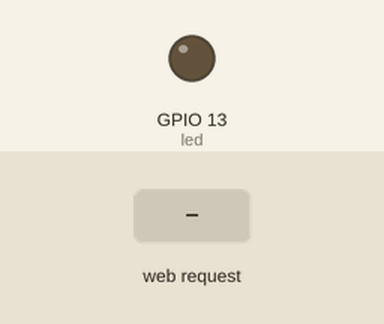
Recording of a sketch running on a simulated ESP8266 (NodeMCU). On the bench: output pins drawn as LEDs (lit = HIGH). The test bench sets the inputs (shaded band). WiFi joins after 1.5 s; servers stay silent unless stated; what the sketch prints to the serial monitor is not drawn.

Above: at 2.7 s.
2.8 s: HTTP request GET /led_on received
At 4.0 s:
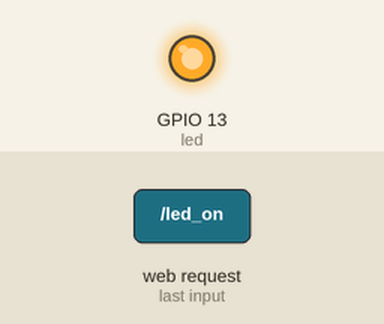
4.3 s: HTTP request GET / received
At 5.1 s:
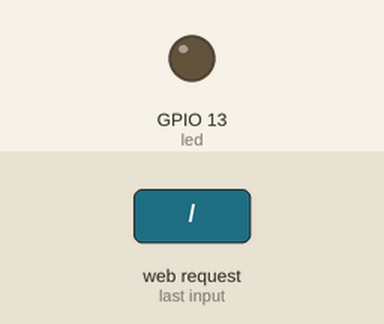
Timing chart, 0 to 7.3 s (numbered marks = the images above; inputs shaded):
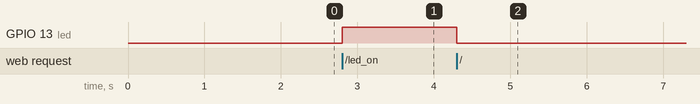

The sketch:

ESP8266_switch.ino
```cpp
// (licence header left out)
#include <ESP8266WiFi.h>
#include <WiFiClient.h>
#include <ESP8266WebServer.h>
#include <ESP8266mDNS.h>

const char *ssid = "YourSSIDHere";
const char *password = "YourPSKHere";

ESP8266WebServer server ( 80 );

const int led = 13;
const int btn_on = 4;
const int btn_off = 5;
// =================================== request handlers =========================================================
void handleRoot() {
	digitalWrite ( led, 1 );
	char temp[400];
	int sec = millis() / 1000;
	int min = sec / 60;
	int hr = min / 60;

	snprintf ( temp, 400,

"<html>\
  <head>\
    <meta http-equiv='refresh' content='5'/>\
    <title>ESP8266 Demo</title>\
    <style>\
      body { background-color: #cccccc; font-family: Arial, Helvetica, Sans-Serif; Color: #000088; }\
    </style>\
  </head>\
  <body>\
    <h1>Hello from ESP8266!</h1>\
    <p>Uptime: %02d:%02d:%02d</p>\
    <img src=\"/test.svg\" />\
  </body>\
</html>",

		hr, min % 60, sec % 60
	);
	server.send ( 200, "text/html", temp );
	digitalWrite ( led, 0 );
}

void action_handleNotFound() {
	//digitalWrite ( led, 1 );
	String message = "File Not Found\n\n";
	message += "URI: ";
	message += server.uri();
	message += "\nMethod: ";
	message += ( server.method() == HTTP_GET ) ? "GET" : "POST";
	message += "\nArguments: ";
	message += server.args();
	message += "\n";

	for ( uint8_t i = 0; i < server.args(); i++ ) {
		message += " " + server.argName ( i ) + ": " + server.arg ( i ) + "\n";
	}

	server.send ( 404, "text/plain", message );
	//digitalWrite ( led, 0 );
}

void action_ledon(){
  digitalWrite ( led, 1 );
  server.send ( 200, "text/plain", "Led on" );
}

void action_ledoff(){
  digitalWrite ( led, 0 );
  server.send ( 200, "text/plain", "Led off" );
}

void action_switch_on(){
  digitalWrite ( btn_on, 1 );
  server.send ( 200, "text/plain", "Switch power was set on" );
}

void action_switch_off(){
  digitalWrite ( btn_off, 0 );
  server.send ( 200, "text/plain", "Switch power was set off" );
}
// =================================== END request handlers =========================================================
void setup ( void ) {
	pinMode ( led, OUTPUT );
	digitalWrite ( led, 0 );
	Serial.begin ( 115200 );
	WiFi.begin ( ssid, password );
	Serial.println ( "" );

	// Wait for connection
	while ( WiFi.status() != WL_CONNECTED ) {
		delay ( 500 );
		Serial.print ( "." );
	}

	Serial.println ( "" );
	Serial.print ( "Connected to " );
	Serial.println ( ssid );
	Serial.print ( "IP address: " );
	Serial.println ( WiFi.localIP() );

	if ( MDNS.begin ( "esp8266" ) ) {
		Serial.println ( "MDNS responder started" );
	}
  // Add event handlers for http requests
	server.on ( "/", handleRoot );
  server.onNotFound ( action_handleNotFound );
  server.on("/led_on",action_ledon);
  server.on("/led_off",action_ledoff);
  server.on("/switch_on",action_switch_on);
  server.on("/switch_off",action_switch_off);
//	server.on ( "/inline", []() {
//		server.send ( 200, "text/plain", "this works as well" );
//	} );

	server.begin();
	Serial.println ( "HTTP server started" );
}

void loop ( void ) {
	server.handleClient();
}
```

Measured:
- after the input at 2.8 s, GPIO 13 (led): LOW → HIGH at once
- after the input at 4.3 s, GPIO 13 (led): HIGH → LOW at once
